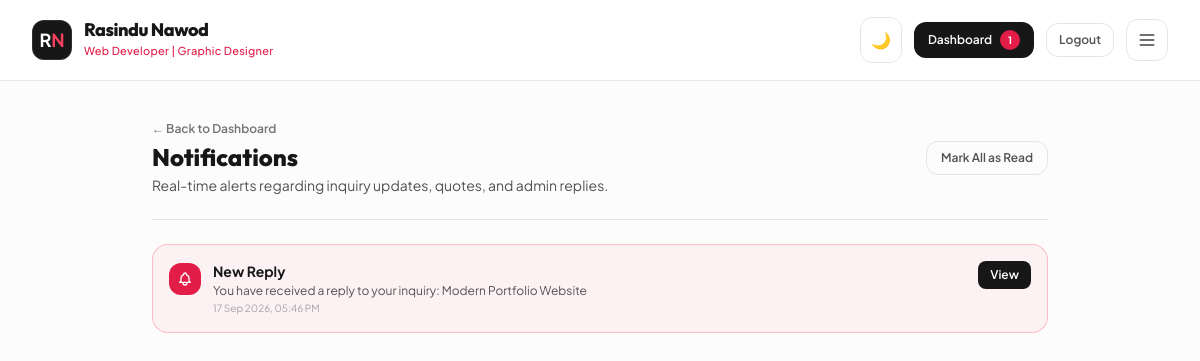
/notifications.php (signed in), run on the app's committed database.
### tables this page shows
CREATE TABLE IF NOT EXISTS `notifications` (
  `id` INT UNSIGNED AUTO_INCREMENT PRIMARY KEY,
  `user_id` INT UNSIGNED NOT NULL,
  `title` VARCHAR(150) NOT NULL,
  `message` TEXT NOT NULL,
  `type` VARCHAR(50) DEFAULT 'reply',
  `is_read` TINYINT(1) DEFAULT 0,
  `created_at` TIMESTAMP DEFAULT CURRENT_TIMESTAMP,
  INDEX `idx_notif_user` (`user_id`),
  CONSTRAINT `fk_notif_user` FOREIGN KEY (`user_id`) REFERENCES `users` (`id`) ON DELETE CASCADE
);

### includes/functions.php (called while the page is built, shortened)
<?php
function sanitize(?string $data): string {
    return htmlspecialchars(trim($data), ENT_QUOTES, 'UTF-8');
}
function formatDateTime(?string $datetime): string {
    return date('d M Y, h:i A', strtotime($datetime));
}

### notifications.php (the view, shortened to what this page needs)
<?php
require_once __DIR__ . '/includes/functions.php';
$currentUser = requireUser();
$userId = (int)$currentUser['id'];
$pdo = getDatabaseConnection();
$notifications = [];
try {
    $stmt = $pdo->prepare("SELECT * FROM notifications WHERE user_id = :uid ORDER BY id DESC LIMIT 50");
    $stmt->execute([':uid' => $userId]);
    $notifications = $stmt->fetchAll();
} catch (PDOException $e) {
    error_log("Notifications error: " . $e->getMessage());
}
require_once __DIR__ . '/includes/header.php';
require_once __DIR__ . '/includes/navbar.php';
?>
<div class="min-h-screen bg-neutral-50/50 dark:bg-[#0b0d13] py-10 px-4 sm:px-6 lg:px-8">
    <div class="max-w-4xl mx-auto space-y-6">
        <div class="flex items-center justify-between pb-6 border-b border-neutral-200 dark:border-neutral-800">
            <div>
                <a href="dashboard.php" class="text-xs font-semibold text-neutral-500 hover:text-rose-600 transition-colors flex items-center gap-1 mb-1">
                    ← Back to Dashboard
                </a>
                <h1 class="text-2xl font-extrabold font-heading text-neutral-900 dark:text-white">
                    Notifications
                </h1>
                <p class="text-xs sm:text-sm text-neutral-600 dark:text-neutral-400 mt-0.5">
                    Real-time alerts regarding inquiry updates, quotes, and admin replies.
                </p>
            </div>
            <a
                href="notifications.php?action=mark_all_read"
                class="text-xs font-semibold px-3.5 py-2 rounded-xl border border-neutral-200 dark:border-neutral-800 text-neutral-600 dark:text-neutral-300 hover:bg-neutral-100 dark:hover:bg-neutral-800 transition-colors"
            >
                Mark All as Read
            </a>
        </div>
        <?php if (empty($notifications)): ?>
            <div class="p-12 text-center rounded-2xl bg-white dark:bg-[#121620] border border-neutral-200 dark:border-neutral-800">
                <div class="w-12 h-12 rounded-2xl bg-neutral-100 dark:bg-neutral-800 text-neutral-400 mx-auto flex items-center justify-center mb-3">
                    <svg class="w-6 h-6" fill="none" stroke="currentColor" viewBox="0 0 24 24"><path stroke-linecap="round" stroke-linejoin="round" stroke-width="1.5" d="M15 17h5l-1.405-1.405A2.032 2.032 0 0118 14.158V11a6.002 6.002 0 00-4-5.659V5a2 2 0 10-4 0v.341C7.67 6.165 6 8.388 6 11v3.159c0 .538-.214 1.055-.595 1.436L4 17h5m6 0v1a3 3 0 11-6 0v-1m6 0H9"/></svg>
                </div>
                <h3 class="text-sm font-bold text-neutral-800 dark:text-neutral-200">All caught up</h3>
                <p class="text-xs text-neutral-500 mt-1">You have no new notifications.</p>
            </div>
        <?php else: ?>
            <div class="space-y-3">
                <?php foreach ($notifications as $n): ?>
                    <div class="p-4 rounded-2xl border transition-all <?= $n['is_read'] ? 'bg-white dark:bg-[#121620] border-neutral-200 dark:border-neutral-800' : 'bg-rose-500/5 dark:bg-rose-500/10 border-rose-500/30'; ?> flex items-start justify-between gap-4">
                        <div class="flex items-start gap-3">
                            <div class="p-2 rounded-xl <?= $n['is_read'] ? 'bg-neutral-100 dark:bg-neutral-800 text-neutral-500' : 'bg-rose-600 text-white'; ?> mt-0.5">
                            </div>
                            <div class="space-y-0.5">
                                <h2 class="text-xs sm:text-sm font-bold text-neutral-900 dark:text-white">
                                    <?= sanitize($n['title']); ?>
                                </h2>
                                <p class="text-xs text-neutral-600 dark:text-neutral-300">
                                    <?= sanitize($n['message']); ?>
                                </p>
                                <span class="block text-[10px] text-neutral-400 mt-1">
                                    <?= formatDateTime($n['created_at']); ?>
                                </span>
                            </div>
                        </div>
                        <a
                            href="messages.php"
                            class="shrink-0 text-xs font-semibold px-3 py-1.5 rounded-lg bg-neutral-900 text-white dark:bg-white dark:text-neutral-900 hover:opacity-90 transition-opacity"
                        >
                            View
                        </a>
                    </div>
                <?php endforeach; ?>
            </div>
        <?php endif; ?>
    </div>
</div>
<?php require_once __DIR__ . '/includes/footer.php'; ?>

### assets/css/style.css (style rules this page uses)
body { transition: background-color 0.3s ease, color 0.3s ease; }

### data on the page
notifications: title "New Reply", message "You have received a reply to your inquiry: Modern Portfolio Website", created_at "17 Sep 2026, 05:46 PM"

### other printed values
$unreadCount "1"
